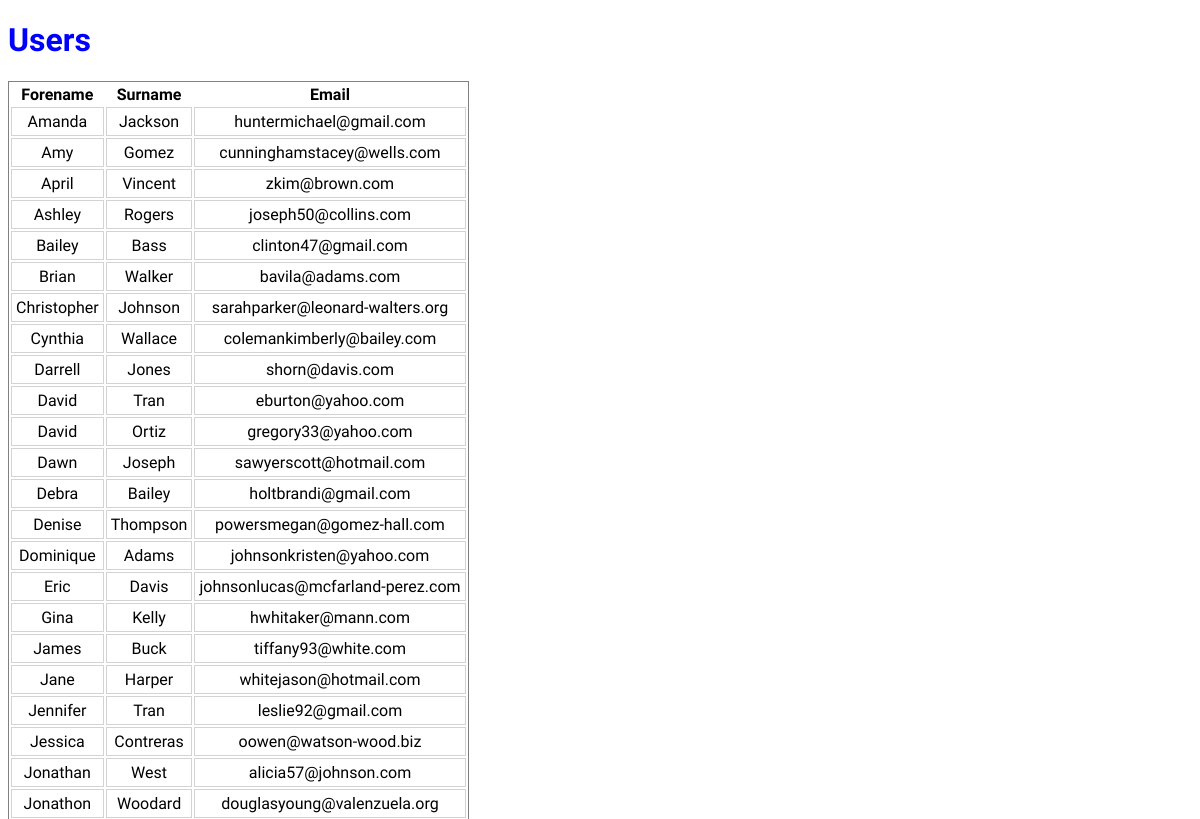
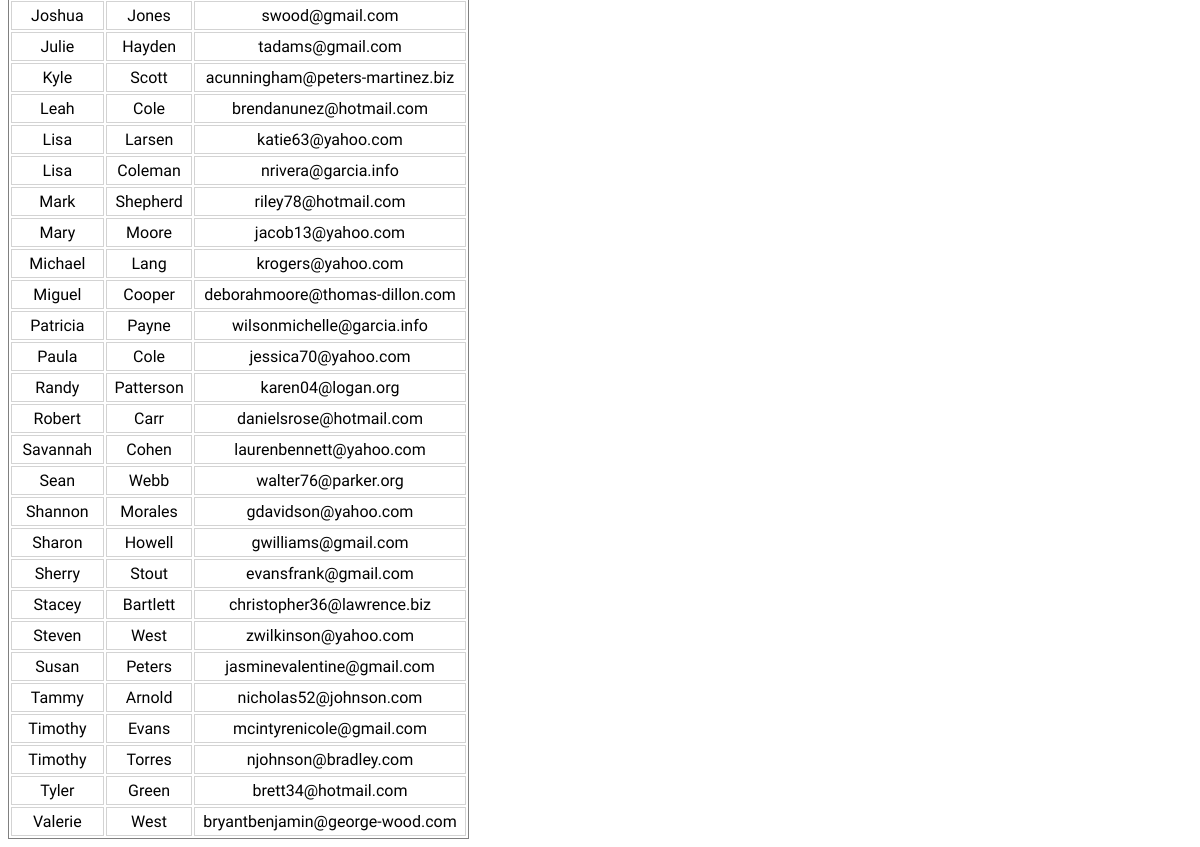
/users/, run on an earlier commit of the app's database (2 pictures, top to bottom).
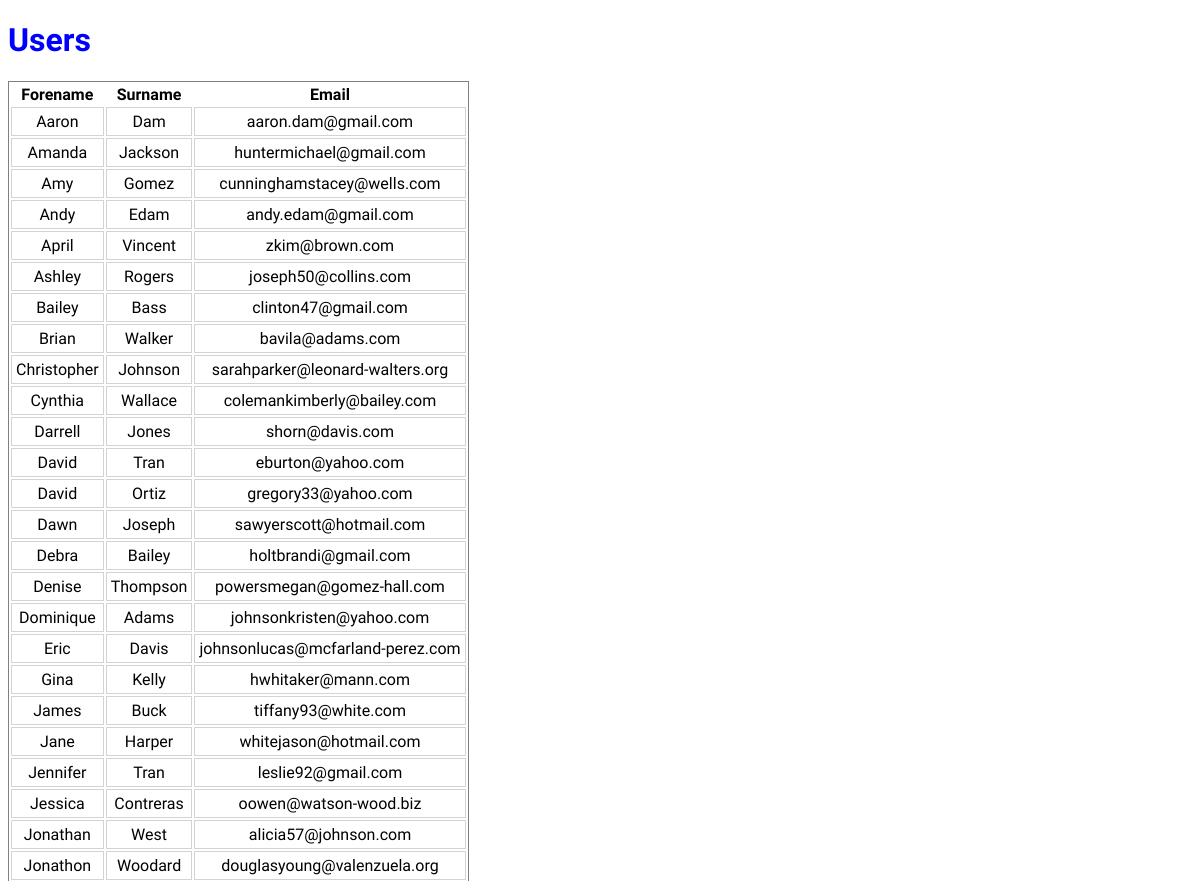
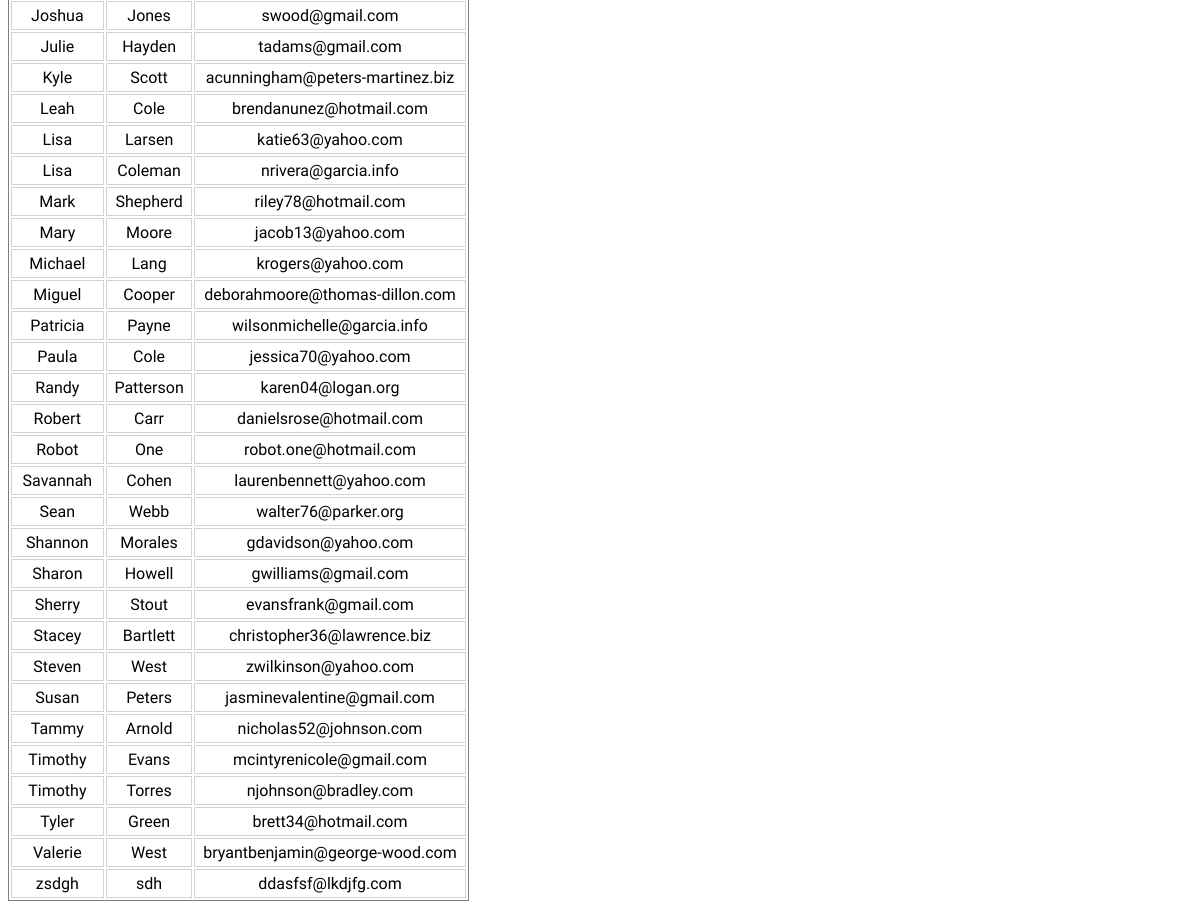
And on a later commit of the database (2 pictures, top to bottom).
### users/models.py (models this page shows, shortened)
class UserRecord(models.Model):
  email = models.CharField(max_length=264, unique=True)
  forename = models.CharField(max_length=32)
  surname = models.CharField(max_length=32)

### users/views.py (the view)
# urls.py: path('', views.index, name='index'),
def index(request):
  user_list = UserRecord.objects.order_by('forename')
  user_dict = {'user_records':user_list}
  return render(request, 'users/index.html', context=user_dict)

### templates/users/index.html (shortened to what this page needs)
<!DOCTYPE html>
{% load static %}
<html lang="en-GB">
  <head>
    <link rel="stylesheet" href="{% static "css/main.css" %}" type="text/css" />
  </head>
  <body>
    <h1>Users</h1>
    <div class="Table-Records">
      {% if user_records %}
        <table>
          <thead>
            <th>Forename</th>
            <th>Surname</th>
            <th>Email</th>
          </thead>
          <tbody>
          {% for user in user_records %}
          <tr>
            <td>{{ user.forename }}</td>
            <td>{{ user.surname }}</td>
            <td>{{ user.email }}</td>
          </tr>
          {% endfor %}
          </tbody>
        </table>
      {% else %}
        <p>No Data</p>
      {% endif %}
    </div>
  </body>
</html>

What changed in the data, as far as the page shows it:
added UserRecord: forename "Aaron", surname "Dam", email "aaron.dam@gmail.com"
added UserRecord: forename "Andy", surname "Edam", email "andy.edam@gmail.com"
added UserRecord: forename "Robot", surname "One", email "robot.one@hotmail.com"
added UserRecord: forename "zsdgh", surname "sdh", email "ddasfsf@lkdjfg.com"
